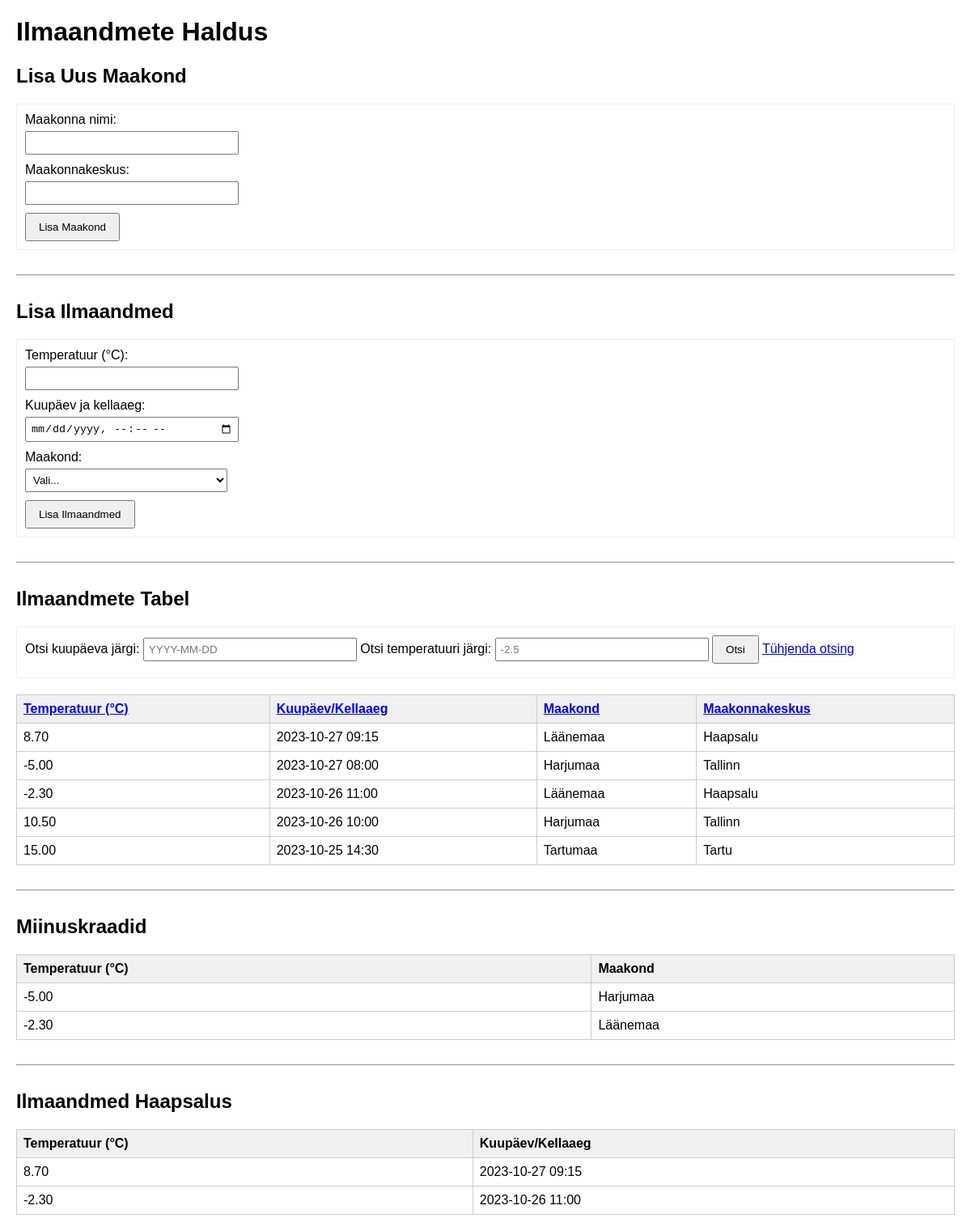
Page /ilm_display.php on the committed database.
### tables this page shows
CREATE TABLE `ilmatemperatuurid` (
  `id` int(11) NOT NULL,
  `temperatuur` decimal(5,2) DEFAULT NULL,
  `kuupaev_kellaaeg` datetime DEFAULT NULL,
  `maakond_id` int(11) DEFAULT NULL
);

CREATE TABLE `maakonnad` (
  `id` int(11) NOT NULL,
  `maakonnanimi` varchar(100) NOT NULL,
  `maakonnakeskus` varchar(100) DEFAULT NULL
);

### ilm_display.php (the view, shortened to what this page needs)
<?php
require("ilm_abifunktsioonid.php");
$sort_by = $_REQUEST["sort"] ; 'i.kuupaev_kellaaeg';
$sort_dir = $_REQUEST["sort_dir"] ; 'DESC';
$search_date = $_REQUEST["search_kuupaev"] ; '';
$search_temp = $_REQUEST["search_temp"] ;
$ilmaAndmed = kysiIlmaAndmedKoosNimedega($sort_by, $sort_dir, $search_date, $search_temp);
$miinuskraadid = kysiMiinuskraadiAndmed();
$haapsaluAndmed = kysiHaapsaluAndmed();
function genereeriSordiLink($veerg, $kuvatav_nimi, $praegune_sort_veerg, $praegune_sort_suund, $otsingu_parameetrid) {
    $uus_sort_suund = ($praegune_sort_veerg == $veerg && $praegune_sort_suund == 'ASC') ? 'DESC' : 'ASC';
    $link = "ilm_display.php?sort=$veerg&sort_dir=$uus_sort_suund";
    $noolemärk = "";
    return "<a href='$link'>$kuvatav_nimi$noolemärk</a>";
}
$otsingu_params_lingile = ['kuupaev' => $search_date, 'temp' => $search_temp];
?>
<!DOCTYPE html>
<html lang="et">
<head>
</head>
<body>
<h1>Ilmaandmete Haldus</h1>
<h2>Lisa Uus Maakond</h2>
<form action="ilm_display.php" method="POST">
    <div>
        <label for="uus_maakonnanimi">Maakonna nimi:</label>
        <input type="text" id="uus_maakonnanimi" name="uus_maakonnanimi" required>
    </div>
    <div>
        <label for="uus_maakonnakeskus">Maakonnakeskus:</label>
        <input type="text" id="uus_maakonnakeskus" name="uus_maakonnakeskus">
    </div>
    <input type="submit" name="maakond_lisamine" value="Lisa Maakond">
</form>
<hr>
<h2>Lisa Ilmaandmed</h2>
<form action="ilm_display.php" method="POST">
    <div>
        <label for="temperatuur_form">Temperatuur (°C):</label>
        <input type="number" step="0.1" id="temperatuur_form" name="temperatuur_form" required>
    </div>
    <div>
        <label for="kuupaev_kellaaeg_form">Kuupäev ja kellaaeg:</label>
        <input type="datetime-local" id="kuupaev_kellaaeg_form" name="kuupaev_kellaaeg_form" required>
    </div>
    <div>
        <label for="maakond_id_form">Maakond:</label>
        <?php echo looRippMenyy("SELECT id, maakonnanimi FROM maakonnad ORDER BY maakonnanimi", "maakond_id_form"); ?>
    </div>
    <input type="submit" name="ilma_lisamine" value="Lisa Ilmaandmed">
</form>
<hr>
<h2>Ilmaandmete Tabel</h2>
<form action="ilm_display.php" method="GET">
    Otsi kuupäeva järgi: <input type="text" name="search_kuupaev" value="<?php echo htmlspecialchars($search_date); ?>" placeholder="YYYY-MM-DD">
    Otsi temperatuuri järgi: <input type="number" step="0.1" name="search_temp" value="<?php echo htmlspecialchars($search_temp); ?>" placeholder="-2.5">
    <input type="submit" value="Otsi">
    <a href="ilm_display.php">Tühjenda otsing</a>
</form>
<?php if (!empty($ilmaAndmed)): ?>
    <table>
        <thead>
        <tr>
            <th><?php echo genereeriSordiLink('i.temperatuur', 'Temperatuur (°C)', $sort_by, $sort_dir, $otsingu_params_lingile); ?></th>
            <th><?php echo genereeriSordiLink('i.kuupaev_kellaaeg', 'Kuupäev/Kellaaeg', $sort_by, $sort_dir, $otsingu_params_lingile); ?></th>
            <th><?php echo genereeriSordiLink('m.maakonnanimi', 'Maakond', $sort_by, $sort_dir, $otsingu_params_lingile); ?></th>
            <th><?php echo genereeriSordiLink('m.maakonnakeskus', 'Maakonnakeskus', $sort_by, $sort_dir, $otsingu_params_lingile); ?></th>
        </tr>
        </thead>
        <tbody>
        <?php foreach ($ilmaAndmed as $andmeRida): ?>
            <tr>
                <td><?php echo $andmeRida->temperatuur; ?></td>
                <td><?php echo $andmeRida->kuupaev_kellaaeg_formatted; ?></td>
                <td><?php echo $andmeRida->maakonnanimi; ?></td>
                <td><?php echo $andmeRida->maakonnakeskus; ?></td>
            </tr>
        <?php endforeach; ?>
        </tbody>
    </table>
<?php else: ?>
    <p>Andmed puuduvad või ei vasta otsingukriteeriumitele.</p>
<?php endif; ?>
<hr>
<h2>Miinuskraadid</h2>
<?php if (!empty($miinuskraadid)): ?>
    <table>
        <thead>
        <tr>
            <th>Temperatuur (°C)</th>
            <th>Maakond</th>
        </tr>
        </thead>
        <tbody>
        <?php foreach ($miinuskraadid as $rida): ?>
            <tr>
                <td><?php echo $rida->temperatuur; ?></td>
                <td><?php echo $rida->maakonnanimi; ?></td>
            </tr>
        <?php endforeach; ?>
        </tbody>
    </table>
<?php else: ?>
    <p>Miinuskraadidega andmeid ei leitud.</p>
<?php endif; ?>
<hr>
<h2>Ilmaandmed Haapsalus</h2>
<?php if (!empty($haapsaluAndmed)): ?>
    <table>
        <thead>
        <tr>
            <th>Temperatuur (°C)</th>
            <th>Kuupäev/Kellaaeg</th>
        </tr>
        </thead>
        <tbody>
        <?php foreach ($haapsaluAndmed as $rida): ?>
            <tr>
                <td><?php echo $rida->temperatuur; ?></td>
                <td><?php echo $rida->kuupaev_kellaaeg_formatted; ?></td>
            </tr>
        <?php endforeach; ?>
        </tbody>
    </table>
<?php else: ?>
    <p>Haapsalu kohta ilmaandmeid ei leitud.</p>
<?php endif; ?>
</body>
</html>

### ilm_abifunktsioonid.php (shortened to what this page needs)
<?php
require_once('conf.php');
function looRippMenyy($sqllause, $valikunimi, $valitudid = "") {
    global $yhendus;
    $kask = $yhendus->prepare($sqllause);
    $kask->bind_result($id, $sisu);
    $kask->execute();
    $tulemus = "<select name='$valikunimi'>";
    $tulemus .= "<option value=''>Vali...</option>";
    while ($kask->fetch()) {
        $lisand = "";
        $tulemus .= "<option value='$id'$lisand>" . htmlspecialchars($sisu) . "</option>";
    }
    $tulemus .= "</select>";
    return $tulemus;
}
function kysiIlmaAndmedKoosNimedega($sorttulp = "i.kuupaev_kellaaeg", $sort_dir = "DESC", $otsi_kuupaev = "", $otsi_temp = "") {
    global $yhendus;
    $lubatudtulbad = array("i.temperatuur", "i.kuupaev_kellaaeg", "m.maakonnanimi", "m.maakonnakeskus");
    if (!in_array($sorttulp, $lubatudtulbad)) {
        $sorttulp = "i.kuupaev_kellaaeg";
    }
    if (strtoupper($sort_dir) !== "ASC" && strtoupper($sort_dir) !== "DESC") {
        $sort_dir = "DESC";
    }
    $sql_base = "SELECT i.id, i.temperatuur,
                        DATE_FORMAT(i.kuupaev_kellaaeg, '%Y-%m-%d %H:%i') as kuupaev_kellaaeg_formatted,
                        m.maakonnanimi, m.maakonnakeskus
                 FROM ilmatemperatuurid i
                 LEFT JOIN maakonnad m ON i.maakond_id = m.id";
    $tingimused = array();
    $params_values = array();
    $sql_base .= " ORDER BY $sorttulp $sort_dir";
    $kask = $yhendus->prepare($sql_base);
    $kask->execute();
    $kask->bind_result($id, $temperatuur, $kuupaev_kellaaeg_formatted, $maakonnanimi, $maakonnakeskus);
    $hoidla = array();
    while ($kask->fetch()) {
        $rida = new stdClass();
        $rida->id = $id;
        $rida->temperatuur = $temperatuur;
        $rida->kuupaev_kellaaeg_formatted = $kuupaev_kellaaeg_formatted;
        $rida->maakonnanimi = htmlspecialchars($maakonnanimi , 'N/A');
        $rida->maakonnakeskus = htmlspecialchars($maakonnakeskus ,'N/A');
        array_push($hoidla, $rida);
    }
    return $hoidla;
}
function kysiMiinuskraadiAndmed() {
    global $yhendus;
    $sql = "SELECT i.temperatuur, m.maakonnanimi
            FROM ilmatemperatuurid i
            JOIN maakonnad m ON i.maakond_id = m.id
            WHERE i.temperatuur < 0
            ORDER BY i.temperatuur ASC";
    $kask = $yhendus->prepare($sql);
    $kask->execute();
    $kask->bind_result($temperatuur, $maakonnanimi);
    $hoidla = array();
    while ($kask->fetch()) {
        $rida = new stdClass();
        $rida->temperatuur = $temperatuur;
        $rida->maakonnanimi = htmlspecialchars($maakonnanimi);
        array_push($hoidla, $rida);
    }
    return $hoidla;
}
function kysiHaapsaluAndmed() {
    global $yhendus;
    $sql = "SELECT i.temperatuur, DATE_FORMAT(i.kuupaev_kellaaeg, '%Y-%m-%d %H:%i') as kuupaev_kellaaeg_formatted
            FROM ilmatemperatuurid i
            JOIN maakonnad m ON i.maakond_id = m.id
            WHERE m.maakonnakeskus = 'Haapsalu'
            ORDER BY i.kuupaev_kellaaeg DESC";
    $kask = $yhendus->prepare($sql);
    $kask->execute();
    $kask->bind_result($temperatuur, $kuupaev_kellaaeg_formatted);
    $hoidla = array();
    while ($kask->fetch()) {
        $rida = new stdClass();
        $rida->temperatuur = $temperatuur;
        $rida->kuupaev_kellaaeg_formatted = $kuupaev_kellaaeg_formatted;
        array_push($hoidla, $rida);
    }
    return $hoidla;
}
?>

### ilm_display.php (style rules this page uses)
body { font-family: sans-serif; margin: 20px; }
table { border-collapse: collapse; margin-bottom: 20px; width: 100%; }
th, td { border: 1px solid #ccc; padding: 8px; text-align: left; }
th { background-color: #f0f0f0; }
form { margin-bottom: 20px; padding: 10px; border: 1px solid #eee; }
label { display: block; margin-bottom: 5px; }
input[type="text"], input[type="number"], input[type="datetime-local"], select { margin-bottom: 10px; padding: 5px; width: 250px; }
input[type="submit"] { padding: 8px 15px; }
hr { margin: 30px 0; }

### rows in the picture
ilmatemperatuurid: temperatuur "8.70", kuupaev_kellaaeg_formatted "2023-10-27 09:15", maakond.maakonnanimi "Läänemaa", maakond.maakonnakeskus "Haapsalu"
ilmatemperatuurid: temperatuur "-5.00", kuupaev_kellaaeg_formatted "2023-10-27 08:00", maakond.maakonnanimi "Harjumaa", maakond.maakonnakeskus "Tallinn"
ilmatemperatuurid: temperatuur "-2.30", kuupaev_kellaaeg_formatted "2023-10-26 11:00", maakond.maakonnanimi "Läänemaa", maakond.maakonnakeskus "Haapsalu"
ilmatemperatuurid: temperatuur "10.50", kuupaev_kellaaeg_formatted "2023-10-26 10:00", maakond.maakonnanimi "Harjumaa", maakond.maakonnakeskus "Tallinn"
ilmatemperatuurid: temperatuur "15.00", kuupaev_kellaaeg_formatted "2023-10-25 14:30", maakond.maakonnanimi "Tartumaa", maakond.maakonnakeskus "Tartu"

### other values in the picture
$kuvatav_nimi "Temperatuur (°C) Kuupäev/Kellaaeg Maakond Maakonnakeskus"
